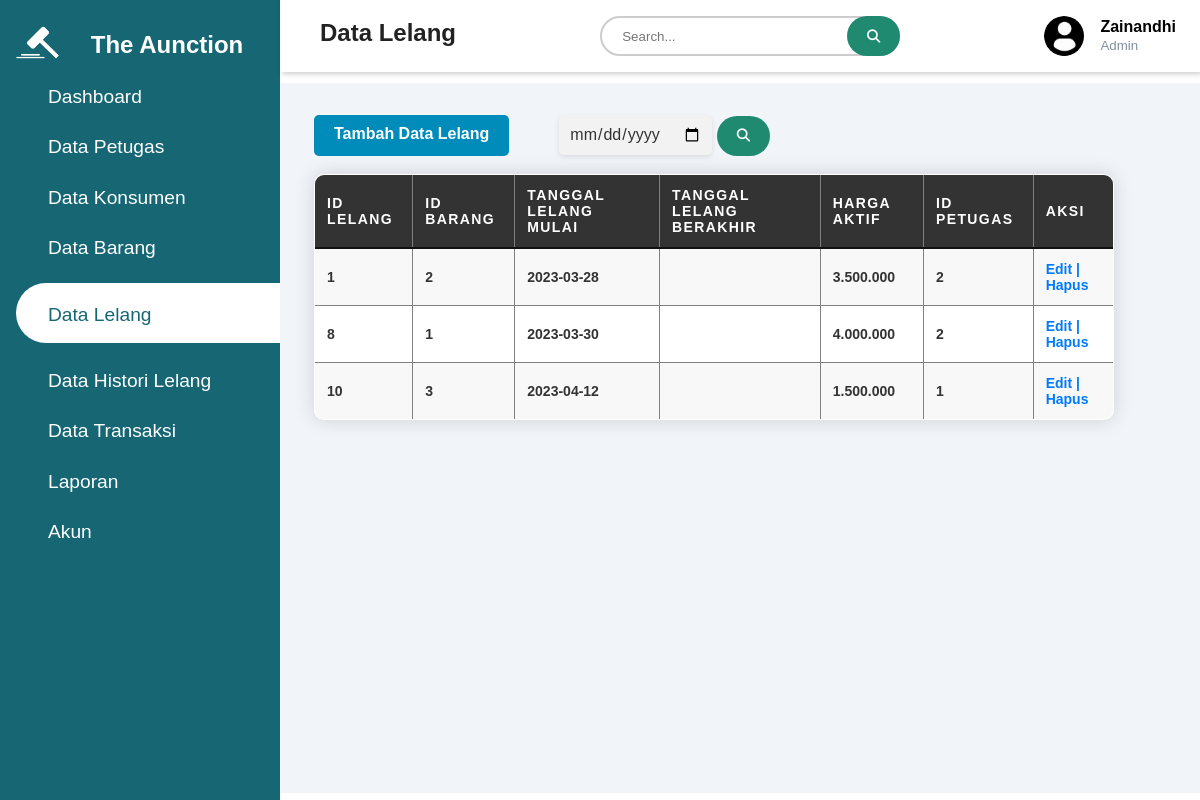
Screenshot of /admin/page/datalelang.php (signed in) with the database file from the repository.
### tables this page shows
CREATE TABLE `tpetugas` (
  `id_petugas` int(11) NOT NULL,
  `nama_petugas` varchar(50) NOT NULL,
  `username` varchar(25) NOT NULL,
  `password` varchar(25) NOT NULL,
  `id_level` int(11) NOT NULL,
  `gambar` varchar(50) NOT NULL
);

CREATE TABLE `tlelang` (
  `id_lelang` int(11) NOT NULL,
  `id_barang` int(11) NOT NULL,
  `tgl_lelang` date NOT NULL,
  `harga_aktif` int(20) NOT NULL,
  `id_user` int(11) NOT NULL,
  `id_petugas` int(11) NOT NULL,
  `status` enum('dibuka','ditutup') NOT NULL
);

### admin/page/datalelang.php (the view, shortened to what this page needs)
<?php
require '../../php/koneksi.php';
if (isset($_SESSION['login'])) {
    $id_petugas = $_SESSION['id_petugas'];
    $query = "SELECT * FROM tpetugas WHERE id_petugas='$id_petugas'";
    $a = mysqli_query($koneksi, $query);
    $data = mysqli_fetch_array($a);
} else {
    header("location:../../php/page/loginpetugas.php");
}
?>
<!DOCTYPE html>
<html lang="en">
<head>
    <link rel="stylesheet"
        href="https://maxst.icons8.com/vue-static/landings/line-awesome/line-awesome/1.3.0/css/line-awesome.min.css">
    <link rel="stylesheet" href="https://cdnjs.cloudflare.com/ajax/libs/font-awesome/6.4.0/css/all.min.css"
 />
    <link rel="stylesheet" href="../../assets/css/test.css">
</head>
<body>
    <div class="sidebar">
        <div class="sidebar-brand">
            <h1>
                <img src="../../assets/img/LELANG6.png" alt="" width="70px" height="70px">
                <h2>The Aunction</h2>
            </h1>
        </div>
        <div class="sidebar-menu">
            <ul>
                <li>
                    <a href="dashboard.php"><span class="las la-igloo"></span>
                        <span>Dashboard</span></a>
                </li>
            </ul>
            <ul>
                <li>
                    <a href="datapetugas.php"><span class="las la-users"></span>
                        <span>Data Petugas</span></a>
                </li>
            </ul>
            <ul>
                <li>
                    <a href="datakonsumen.php"><span class="las la-users"></span>
                        <span>Data Konsumen</span></a>
                </li>
            </ul>
            <ul>
                <li>
                    <a href="databarang.php"><span class="las la-clipboard-list"></span>
                        <span>Data Barang</span></a>
                </li>
            </ul>
            <ul>
                <li>
                    <a href="datalelang.php" class="active"><span class="las la-clipboard-list"></span>
                        <span>Data Lelang</span></a>
                </li>
            </ul>
            <ul>
                <li>
                    <a href="datahistorilelang.php"><span class="las la-clipboard-list"></span>
                        <span>Data Histori Lelang</span></a>
                </li>
            </ul>
            <ul>
                <li>
                    <a href="datatransaksi.php"><span class="las la-clipboard-list"></span>
                        <span>Data Transaksi</span></a>
                </li>
            </ul>
            <ul>
                <li>
                    <a href="laporan.php"><span class="las la-clipboard-list"></span>
                        <span>Laporan</span></a>
                </li>
            </ul>
            <ul>
                <li>
                    <a href="akun.php"><span class="las la-user-circle"></span>
                        <span>Akun</span></a>
                </li>
            </ul>
        </div>
    </div>
    <div class="main-content">
        <header>
            <h2>
                <label for="nav-toggle">
                    <span class="las la-bars"></span>
                </label>
                Data Lelang
            </h2>
            <div class="search-box">
                <form action="" method="POST">
                    <input type="text" name="search" placeholder="Search...">
                    <button type="submit" name="submit-search"><i class="fa fa-search"></i></button>
                </form>
            </div>
            <div class="user-wrapper">
                <img src="../../assets/img/<?= $data['gambar'] ?>" width="40px" height="40px" alt="">
                <div>
                    <h4>
                        <?= $data['username'] ?>
                    </h4>
                    <small>Admin</small>
                </div>
            </div>
        </header>
        <main>
            <div class="head">
                <a href="../crud-page/tambah_lelang.php" class="tambah">Tambah Data Lelang</a>
                <br />
                <form action="" method="POST">
                    <input type="date" name="search">
                    <button type="submit" name="submit-search"><i class="fa fa-search"></i></button>
                </form>
            </div>
            <br />
            <table border="1">
                <tr>
                    <th>Id Lelang</th>
                    <th>Id Barang</th>
                    <th>Tanggal Lelang Mulai</th>
                    <th>Tanggal Lelang Berakhir</th>
                    <th>Harga Aktif</th>
                    <th>Id Petugas</th>
                    <th>Aksi</th>
                </tr>
                <?php
                include '../../php/koneksi.php';
                if (!isset($_POST['submit-search'])) {
                    $data = mysqli_query($koneksi, "SELECT * FROM tlelang");
                } else if (isset($_POST['submit-search'])) {
                    $key = htmlspecialchars($_POST['search']);
                    $data = mysqli_query($koneksi, "SELECT * FROM tlelang WHERE id_lelang LIKE '%$key%' OR id_barang LIKE '%$key%' OR tgl_lelang LIKE '%$key%' OR harga_aktif LIKE '%$key%' OR id_petugas LIKE '%$key%'");
                }
                while ($d = mysqli_fetch_array($data)) {
                    ?>
                    <tr>
                        <td>
                            <?= $d['id_lelang']; ?>
                        </td>
                        <td>
                            <?= $d['id_barang']; ?>
                        </td>
                        <td>
                            <?= $d['tgl_lelang']; ?>
                        </td>
                        <td>
                        </td>
                        <td>
                            <?= number_format($d['harga_aktif'], 0, ',', '.') ?>
                        </td>
                        <td>
                            <?= $d['id_petugas']; ?>
                        </td>
                        <td>
                            <a href="../crud-page/edit_lelang.php?id_lelang=<?= $d['id_lelang'];
                            ?>">Edit | </a>
                            <a href="../action/aksi_hapus_lelang.php?id_lelang=<?= $d['id_lelang'];
                            ?>" onclick="return confirm('Yakin Ingin Menghapus Data?')">Hapus</a>
                        </td>
                    </tr>
                    <?php
                }
                ?>
            </table>
        </main>
    </div>
</body>
</html>

### assets/css/test.css (style rules this page uses)
:root { --main-color: #166674; --color-dark: #1D2231; --text-grey: #8390A2; }
* { padding: 0; margin: 0; box-sizing: border-box; list-style-type: none; text-decoration: none; font-family: 'Poppins', sans-serif; }
.sidebar { width: 280px; position: fixed; left: 0; top: 0; height: 100%; background: var(--main-color); z-index: 100%; transition: widht 300ms; overflow: hidden; }
.sidebar-brand { height: 55px; padding-left: 1rem 0rem 1rem 2rem; display: flex; margin-top: 10px; }
.sidebar-brand h1 img { padding-left: 5px; width: 70px; height: auto; }
.sidebar-brand h2 { padding: 1.3rem; color: #fff; }
.sidebar-menu { margin-top: 1rem; }
.sidebar-menu li { width: 100%; margin-bottom: 1.4rem; padding-left: 1rem; }
.sidebar-menu a { padding-left: 1rem; display: block; color: #fff; font-size: 1.2rem; }
.sidebar-menu a.active { background: #fff; padding-top: 1rem; padding-bottom: 1rem; color: var(--main-color); border-radius: 30px 0px 0px 30px; transition: 3s; }
.sidebar-menu a span:first-child { font-size: 1.5rem; padding-right: 1rem; }
.main-content { margin-left: 280px; }
.head { display: flex; }
.head input { margin-left: 50px; padding: 10px; border: none; border-radius: 5px; background-color: #f2f2f2; color: #333; font-size: 16px; box-shadow: 0px 2px 5px rgba(0, 0, 0, 0.1); }
.head button[type="submit"] { height: 40px; padding: 12px 20px; background-color: #1F8A70; color: white; border: none; border-radius: 20px; cursor: pointer; }
header { background: #fff; display: flex; justify-content: space-between; padding: 1rem 1.5rem; box-shadow: 2px 2px 5px rgba(0, 0, 0, 0.2); position: fixed; left: 280px; width: calc(100% - 280px); top: 0; z-index: 100; transition: left 300ms; }
header h2 { color: #222; }
header label span { font-size: 1.7rem; padding-right: 1rem; }
.search-box { position: relative; width: 300px; height: 40px; }
.search-box input[type="text"] { width: 300px; height: 40px; padding: 10px 20px; box-sizing: border-box; border: none; border: 2px solid #ccc; border-radius: 20px; }
.search-box button[type="submit"] { position: absolute; right: 0; height: 40px; padding: 12px 20px; background-color: #1F8A70; color: white; border: none; border-radius: 20px; cursor: pointer; }
.user-wrapper { display: flex; align-items: center; }
.user-wrapper img { border-radius: 50%; margin-right: 1rem; object-fit: cover; }
.user-wrapper h4 { margin-bottom: 0rem !important; }
.user-wrapper small { display: inline-block; color: var(--text-grey); }
main { margin-top: 65px; padding: 2rem 1.5rem; background: #f1f5f9; min-height: calc(100vh - 90px); width: 100%; position: relative; }
.tambah { display: inline-block; padding: 10px 20px; margin-left: 10px; font-size: 16px; font-weight: bold; text-align: center; text-decoration: none; background-color: #008CBA; color: #FFFFFF; border-radius: 5px; transition: background-color 0.3s ease; }
#table-transaksi th, td { padding: 12px; text-align: left; vertical-align: middle; font-weight: bold; }
table { border-collapse: collapse; width: 100%; max-width: 800px; margin-left: 10px; background-color: #fff; color: #333; font-size: 14px; font-weight: 400; text-align: left; border-radius: 10px; overflow: hidden; box-shadow: 0 0 20px rgba(0, 0, 0, 0.15); }
th, td { padding: 12px; text-align: left; vertical-align: middle; }
th { background-color: #333; color: #fff; font-weight: 600; text-transform: uppercase; letter-spacing: 0.1em; border-bottom: 2px solid #111; }
tr:nth-child(even) { background-color: #f8f8f8; }
td a { color: #007bff; text-decoration: none; }

### rows the page displays
tpetugas: gambar (placeholder picture), username "Zainandhi"
tlelang: id_lelang "1", id_barang "2", tgl_lelang "2023-03-28", harga_aktif "3.500.000", id_petugas "2"
tlelang: id_lelang "8", id_barang "1", tgl_lelang "2023-03-30", harga_aktif "4.000.000", id_petugas "2"
tlelang: id_lelang "10", id_barang "3", tgl_lelang "2023-04-12", harga_aktif "1.500.000", id_petugas "1"
